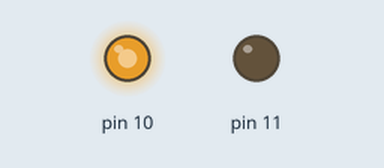
This sketch was run on a simulated Arduino Uno, built with avr-gcc and run on an emulated ATmega328P. On the bench: output pins drawn as LEDs (lit = HIGH).

Above: at 0.1 s.
At 75.1 s:
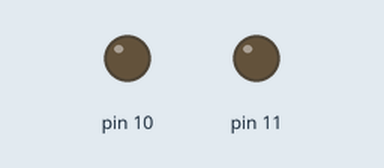
At 115.1 s:
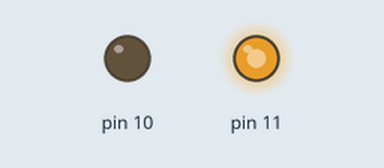
Timing chart, 0 to 116.6 s (numbered marks = the images above):
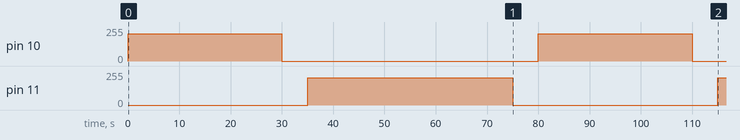

The sketch:

motor.ino
```cpp
// moto quay thuận 30s dừng 5s quay ngược 40s dừng 5s


void setup() {

  pinMode(10, OUTPUT); // 10 moto quay thuan
  pinMode(11, OUTPUT); // 11 moto quay nguoc
}

void thuan(void);
void nguoc(void);

void loop() {
  thuan();
  delay(5000);
  nguoc();
  delay(5000);

}

void thuan(void)
{
  analogWrite(10, 204); // duty 80%
  delay(30000);
  analogWrite(10, LOW);
}

void nguoc(void)
{
  analogWrite(11, 204);
  delay(40000);
  analogWrite(11, LOW);
}
```

Measured:
- by itself, pin 10: alternates 204/255 for 30.0 s and 0/255 for 50.0 s
- by itself, pin 11: 0/255 → 204/255 at 35.0 s, → 0/255 40.0 s later, → 204/255 40.0 s later
